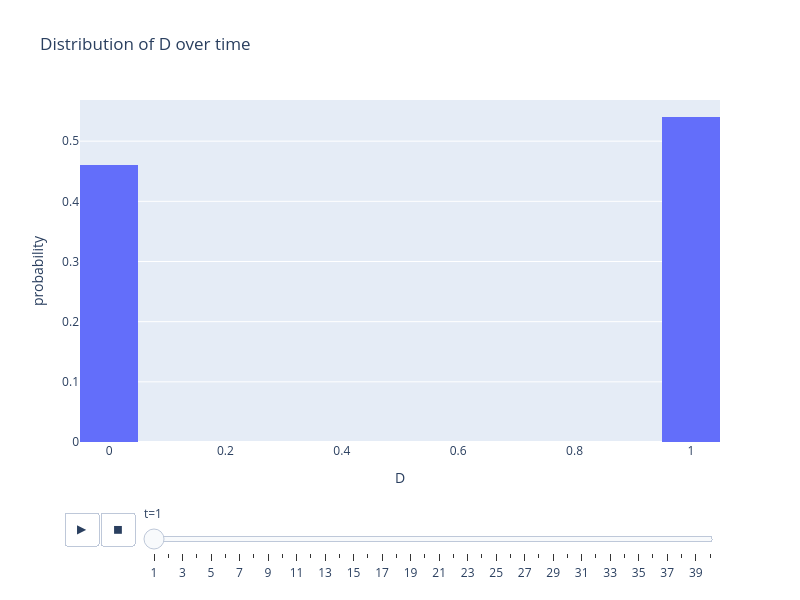

The notebook cell this image was saved under:
### Code cell
import plotly.express as px

fig = px.histogram(
    df, 
    x="D", 
    animation_frame="t",   # animate over time
    nbins=20, 
    title="Distribution of D over time", 
    histnorm="probability",
    width=800,   # width in pixels
    height=600   # height in pixels
)
fig.update_layout(yaxis=dict(autorange=True))
fig.show()

### Figure 1 — Plotly figure (JSON) as saved in the notebook; plotly's stock layout.template omitted (floating-point values rounded to 4 significant figures; data arrays with more than 128 entries replaced by an {"elided": "..."} marker saying what was removed)
{"data": [{"bingroup": "x", "histnorm": "probability", "hovertemplate": "t=1<br>D=%{x}<br>probability=%{y}<extra></extra>", "legendgroup": "", "marker": {"color": "#636efa", "pattern": {"shape": ""}}, "name": "", "nbinsx": 20, "orientation": "v", "showlegend": false, "type": "histogram", "x": {"elided": "200 int values"}, "xaxis": "x", "yaxis": "y"}], "layout": {"barmode": "relative", "height": 600, "legend": {"tracegroupgap": 0}, "sliders": [{"active": 0, "currentvalue": {"prefix": "t="}, "len": 0.9, "pad": {"b": 10, "t": 60}, "steps": [{"args": [["1"], {"frame": {"duration": 0, "redraw": true}, "fromcurrent": true, "mode": "immediate", "transition": {"duration": 0, "easing": "linear"}}], "label": "1", "method": "animate"}, {"args": [["2"], {"frame": {"duration": 0, "redraw": true}, "fromcurrent": true, "mode": "immediate", "transition": {"duration": 0, "easing": "linear"}}], "label": "2", "method": "animate"}, {"args": [["3"], {"frame": {"duration": 0, "redraw": true}, "fromcurrent": true, "mode": "immediate", "transition": {"duration": 0, "easing": "linear"}}], "label": "3", "method": "animate"}, {"args": [["4"], {"frame": {"duration": 0, "redraw": true}, "fromcurrent": true, "mode": "immediate", "transition": {"duration": 0, "easing": "linear"}}], "label": "4", "method": "animate"}, {"args": [["5"], {"frame": {"duration": 0, "redraw": true}, "fromcurrent": true, "mode": "immediate", "transition": {"duration": 0, "easing": "linear"}}], "label": "5", "method": "animate"}, {"args": [["6"], {"frame": {"duration": 0, "redraw": true}, "fromcurrent": true, "mode": "immediate", "transition": {"duration": 0, "easing": "linear"}}], "label": "6", "method": "animate"}, {"args": [["7"], {"frame": {"duration": 0, "redraw": true}, "fromcurrent": true, "mode": "immediate", "transition": {"duration": 0, "easing": "linear"}}], "label": "7", "method": "animate"}, {"args": [["8"], {"frame": {"duration": 0, "redraw": true}, "fromcurrent": true, "mode": "immediate", "transition": {"duration": 0, "easing": "linear"}}], "label": "8", "method": "animate"}, {"args": [["9"], {"frame": {"duration": 0, "redraw": true}, "fromcurrent": true, "mode": "immediate", "transition": {"duration": 0, "easing": "linear"}}], "label": "9", "method": "animate"}, {"args": [["10"], {"frame": {"duration": 0, "redraw": true}, "fromcurrent": true, "mode": "immediate", "transition": {"duration": 0, "easing": "linear"}}], "label": "10", "method": "animate"}, {"args": [["11"], {"frame": {"duration": 0, "redraw": true}, "fromcurrent": true, "mode": "immediate", "transition": {"duration": 0, "easing": "linear"}}], "label": "11", "method": "animate"}, {"args": [["12"], {"frame": {"duration": 0, "redraw": true}, "fromcurrent": true, "mode": "immediate", "transition": {"duration": 0, "easing": "linear"}}], "label": "12", "method": "animate"}, {"args": [["13"], {"frame": {"duration": 0, "redraw": true}, "fromcurrent": true, "mode": "immediate", "transition": {"duration": 0, "easing": "linear"}}], "label": "13", "method": "animate"}, {"args": [["14"], {"frame": {"duration": 0, "redraw": true}, "fromcurrent": true, "mode": "immediate", "transition": {"duration": 0, "easing": "linear"}}], "label": "14", "method": "animate"}, {"args": [["15"], {"frame": {"duration": 0, "redraw": true}, "fromcurrent": true, "mode": "immediate", "transition": {"duration": 0, "easing": "linear"}}], "label": "15", "method": "animate"}, {"args": [["16"], {"frame": {"duration": 0, "redraw": true}, "fromcurrent": true, "mode": "immediate", "transition": {"duration": 0, "easing": "linear"}}], "label": "16", "method": "animate"}, {"args": [["17"], {"frame": {"duration": 0, "redraw": true}, "fromcurrent": true, "mode": "immediate", "transition": {"duration": 0, "easing": "linear"}}], "label": "17", "method": "animate"}, {"args": [["18"], {"frame": {"duration": 0, "redraw": true}, "fromcurrent": true, "mode": "immediate", "transition": {"duration": 0, "easing": "linear"}}], "label": "18", "method": "animate"}, {"args": [["19"], {"frame": {"duration": 0, "redraw": true}, "fromcurrent": true, "mode": "immediate", "transition": {"duration": 0, "easing": "linear"}}], "label": "19", "method": "animate"}, {"args": [["20"], {"frame": {"duration": 0, "redraw": true}, "fromcurrent": true, "mode": "immediate", "transition": {"duration": 0, "easing": "linear"}}], "label": "20", "method": "animate"}, {"args": [["21"], {"frame": {"duration": 0, "redraw": true}, "fromcurrent": true, "mode": "immediate", "transition": {"duration": 0, "easing": "linear"}}], "label": "21", "method": "animate"}, {"args": [["22"], {"frame": {"duration": 0, "redraw": true}, "fromcurrent": true, "mode": "immediate", "transition": {"duration": 0, "easing": "linear"}}], "label": "22", "method": "animate"}, {"args": [["23"], {"frame": {"duration": 0, "redraw": true}, "fromcurrent": true, "mode": "immediate", "transition": {"duration": 0, "easing": "linear"}}], "label": "23", "method": "animate"}, {"args": [["24"], {"frame": {"duration": 0, "redraw": true}, "fromcurrent": true, "mode": "immediate", "transition": {"duration": 0, "easing": "linear"}}], "label": "24", "method": "animate"}, {"args": [["25"], {"frame": {"duration": 0, "redraw": true}, "fromcurrent": true, "mode": "immediate", "transition": {"duration": 0, "easing": "linear"}}], "label": "25", "method": "animate"}, {"args": [["26"], {"frame": {"duration": 0, "redraw": true}, "fromcurrent": true, "mode": "immediate", "transition": {"duration": 0, "easing": "linear"}}], "label": "26", "method": "animate"}, {"args": [["27"], {"frame": {"duration": 0, "redraw": true}, "fromcurrent": true, "mode": "immediate", "transition": {"duration": 0, "easing": "linear"}}], "label": "27", "method": "animate"}, {"args": [["28"], {"frame": {"duration": 0, "redraw": true}, "fromcurrent": true, "mode": "immediate", "transition": {"duration": 0, "easing": "linear"}}], "label": "28", "method": "animate"}, {"args": [["29"], {"frame": {"duration": 0, "redraw": true}, "fromcurrent": true, "mode": "immediate", "transition": {"duration": 0, "easing": "linear"}}], "label": "29", "method": "animate"}, {"args": [["30"], {"frame": {"duration": 0, "redraw": true}, "fromcurrent": true, "mode": "immediate", "transition": {"duration": 0, "easing": "linear"}}], "label": "30", "method": "animate"}, {"args": [["31"], {"frame": {"duration": 0, "redraw": true}, "fromcurrent": true, "mode": "immediate", "transition": {"duration": 0, "easing": "linear"}}], "label": "31", "method": "animate"}, {"args": [["32"], {"frame": {"duration": 0, "redraw": true}, "fromcurrent": true, "mode": "immediate", "transition": {"duration": 0, "easing": "linear"}}], "label": "32", "method": "animate"}, {"args": [["33"], {"frame": {"duration": 0, "redraw": true}, "fromcurrent": true, "mode": "immediate", "transition": {"duration": 0, "easing": "linear"}}], "label": "33", "method": "animate"}, {"args": [["34"], {"frame": {"duration": 0, "redraw": true}, "fromcurrent": true, "mode": "immediate", "transition": {"duration": 0, "easing": "linear"}}], "label": "34", "method": "animate"}, {"args": [["35"], {"frame": {"duration": 0, "redraw": true}, "fromcurrent": true, "mode": "immediate", "transition": {"duration": 0, "easing": "linear"}}], "label": "35", "method": "animate"}, {"args": [["36"], {"frame": {"duration": 0, "redraw": true}, "fromcurrent": true, "mode": "immediate", "transition": {"duration": 0, "easing": "linear"}}], "label": "36", "method": "animate"}, {"args": [["37"], {"frame": {"duration": 0, "redraw": true}, "fromcurrent": true, "mode": "immediate", "transition": {"duration": 0, "easing": "linear"}}], "label": "37", "method": "animate"}, {"args": [["38"], {"frame": {"duration": 0, "redraw": true}, "fromcurrent": true, "mode": "immediate", "transition": {"duration": 0, "easing": "linear"}}], "label": "38", "method": "animate"}, {"args": [["39"], {"frame": {"duration": 0, "redraw": true}, "fromcurrent": true, "mode": "immediate", "transition": {"duration": 0, "easing": "linear"}}], "label": "39", "method": "animate"}, {"args": [["40"], {"frame": {"duration": 0, "redraw": true}, "fromcurrent": true, "mode": "immediate", "transition": {"duration": 0, "easing": "linear"}}], "label": "40", "method": "animate"}], "x": 0.1, "xanchor": "left", "y": 0, "yanchor": "top"}], "title": {"text": "Distribution of D over time"}, "updatemenus": [{"buttons": [{"args": [null, {"frame": {"duration": 500, "redraw": true}, "fromcurrent": true, "mode": "immediate", "transition": {"duration": 500, "easing": "linear"}}], "label": "&#9654;", "method": "animate"}, {"args": [[null], {"frame": {"duration": 0, "redraw": true}, "fromcurrent": true, "mode": "immediate", "transition": {"duration": 0, "easing": "linear"}}], "label": "&#9724;", "method": "animate"}], "direction": "left", "pad": {"r": 10, "t": 70}, "showactive": false, "type": "buttons", "x": 0.1, "xanchor": "right", "y": 0, "yanchor": "top"}], "width": 800, "xaxis": {"anchor": "y", "domain": [0, 1], "title": {"text": "D"}}, "yaxis": {"anchor": "x", "autorange": true, "domain": [0, 1], "title": {"text": "probability"}}}}
